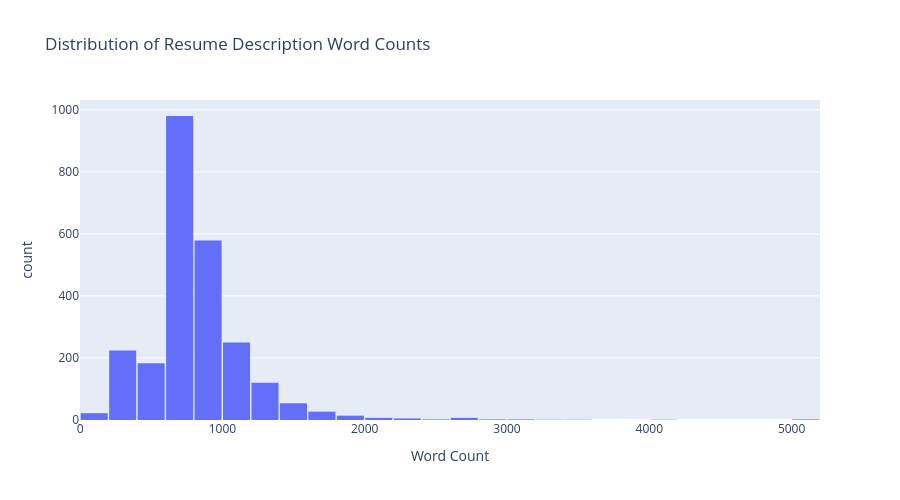

This figure's notebook cell:
### Code cell
resume_df["word_count"] = resume_df["clean_description"].str.split().str.len()

fig = px.histogram(
    resume_df,
    x="word_count",
    nbins=50,
    title="Distribution of Resume Description Word Counts",
    labels={
        "word_count": "Word Count",
        "count": "Number of Resume"
    }
)

fig.update_layout(
    width=900,
    height=500,
    bargap=0.05
)

fig.show()

### Figure 1 — Plotly figure (JSON) as saved in the notebook; plotly's stock layout.template omitted (floating-point values rounded to 4 significant figures; data arrays with more than 128 entries replaced by an {"elided": "..."} marker saying what was removed)
{"data": [{"bingroup": "x", "hovertemplate": "Word Count=%{x}<br>count=%{y}<extra></extra>", "legendgroup": "", "marker": {"color": "#636efa", "pattern": {"shape": ""}}, "name": "", "nbinsx": 50, "orientation": "v", "showlegend": false, "type": "histogram", "x": {"elided": "2484 float values"}, "xaxis": "x", "yaxis": "y"}], "layout": {"bargap": 0.05, "barmode": "relative", "height": 500, "legend": {"tracegroupgap": 0}, "title": {"text": "Distribution of Resume Description Word Counts"}, "width": 900, "xaxis": {"anchor": "y", "domain": [0, 1], "title": {"text": "Word Count"}}, "yaxis": {"anchor": "x", "domain": [0, 1], "title": {"text": "count"}}}}
